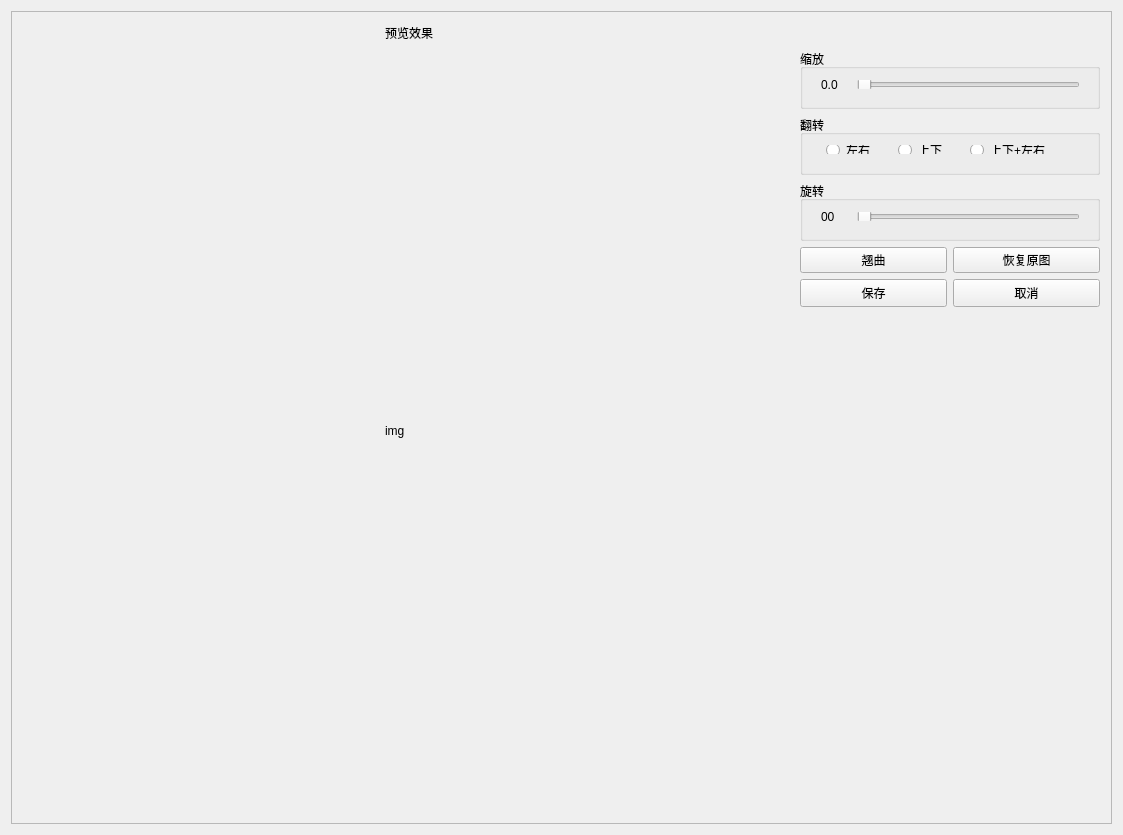
<?xml version="1.0" encoding="UTF-8"?>
<ui version="4.0">
 <class>Image_Transformationclass</class>
 <widget class="QWidget" name="Image_Transformationclass">
  <property name="geometry">
   <rect>
    <x>0</x>
    <y>0</y>
    <width>1123</width>
    <height>835</height>
   </rect>
  </property>
  <property name="windowTitle">
   <string>Image_Transformationclass</string>
  </property>
  <layout class="QGridLayout" name="gridLayout">
   <item row="0" column="0">
    <widget class="QScrollArea" name="scrollArea">
     <property name="widgetResizable">
      <bool>true</bool>
     </property>
     <widget class="QWidget" name="scrollAreaWidgetContents">
      <property name="geometry">
       <rect>
        <x>0</x>
        <y>0</y>
        <width>1099</width>
        <height>811</height>
       </rect>
      </property>
      <layout class="QGridLayout" name="gridLayout_2">
       <item row="0" column="1">
        <widget class="QLabel" name="label_2">
         <property name="text">
          <string>预览效果</string>
         </property>
        </widget>
       </item>
       <item row="0" column="0">
        <spacer name="horizontalSpacer_2">
         <property name="orientation">
          <enum>Qt::Horizontal</enum>
         </property>
         <property name="sizeHint" stdset="0">
          <size>
           <width>40</width>
           <height>20</height>
          </size>
         </property>
        </spacer>
       </item>
       <item row="4" column="3">
        <widget class="QGroupBox" name="groupBox_2">
         <property name="minimumSize">
          <size>
           <width>0</width>
           <height>60</height>
          </size>
         </property>
         <property name="title">
          <string>翻转</string>
         </property>
         <widget class="QWidget" name="horizontalLayoutWidget_2">
          <property name="geometry">
           <rect>
            <x>9</x>
            <y>19</y>
            <width>281</width>
            <height>31</height>
           </rect>
          </property>
          <layout class="QHBoxLayout" name="horizontalLayout_3">
           <item>
            <widget class="QRadioButton" name="radioButton">
             <property name="maximumSize">
              <size>
               <width>60</width>
               <height>16777215</height>
              </size>
             </property>
             <property name="text">
              <string>左右</string>
             </property>
            </widget>
           </item>
           <item>
            <widget class="QRadioButton" name="radioButton_2">
             <property name="maximumSize">
              <size>
               <width>60</width>
               <height>16777215</height>
              </size>
             </property>
             <property name="text">
              <string>上下</string>
             </property>
            </widget>
           </item>
           <item>
            <widget class="QRadioButton" name="radioButton_3">
             <property name="maximumSize">
              <size>
               <width>100</width>
               <height>16777215</height>
              </size>
             </property>
             <property name="text">
              <string>上下+左右</string>
             </property>
            </widget>
           </item>
          </layout>
         </widget>
        </widget>
       </item>
       <item row="5" column="3">
        <widget class="QGroupBox" name="groupBox_3">
         <property name="minimumSize">
          <size>
           <width>0</width>
           <height>60</height>
          </size>
         </property>
         <property name="maximumSize">
          <size>
           <width>16777215</width>
           <height>16777215</height>
          </size>
         </property>
         <property name="title">
          <string>旋转</string>
         </property>
         <widget class="QWidget" name="horizontalLayoutWidget_3">
          <property name="geometry">
           <rect>
            <x>10</x>
            <y>20</y>
            <width>281</width>
            <height>31</height>
           </rect>
          </property>
          <layout class="QHBoxLayout" name="horizontalLayout_4">
           <item>
            <widget class="QLabel" name="label_4">
             <property name="minimumSize">
              <size>
               <width>30</width>
               <height>0</height>
              </size>
             </property>
             <property name="text">
              <string>00</string>
             </property>
            </widget>
           </item>
           <item>
            <widget class="QSlider" name="horizontalSlider_2">
             <property name="maximum">
              <number>360</number>
             </property>
             <property name="orientation">
              <enum>Qt::Horizontal</enum>
             </property>
            </widget>
           </item>
          </layout>
         </widget>
        </widget>
       </item>
       <item row="6" column="3">
        <layout class="QHBoxLayout" name="horizontalLayout_5">
         <item>
          <widget class="QPushButton" name="pushButton_3">
           <property name="text">
            <string>翘曲</string>
           </property>
          </widget>
         </item>
         <item>
          <widget class="QPushButton" name="pushButton_4">
           <property name="text">
            <string>恢复原图</string>
           </property>
          </widget>
         </item>
        </layout>
       </item>
       <item row="0" column="2">
        <spacer name="horizontalSpacer">
         <property name="orientation">
          <enum>Qt::Horizontal</enum>
         </property>
         <property name="sizeHint" stdset="0">
          <size>
           <width>40</width>
           <height>20</height>
          </size>
         </property>
        </spacer>
       </item>
       <item row="7" column="3">
        <layout class="QHBoxLayout" name="horizontalLayout_2">
         <item>
          <widget class="QPushButton" name="pushButton">
           <property name="minimumSize">
            <size>
             <width>75</width>
             <height>28</height>
            </size>
           </property>
           <property name="text">
            <string>保存</string>
           </property>
          </widget>
         </item>
         <item>
          <widget class="QPushButton" name="pushButton_2">
           <property name="minimumSize">
            <size>
             <width>75</width>
             <height>28</height>
            </size>
           </property>
           <property name="text">
            <string>取消</string>
           </property>
          </widget>
         </item>
        </layout>
       </item>
       <item row="3" column="3">
        <widget class="QGroupBox" name="groupBox">
         <property name="minimumSize">
          <size>
           <width>300</width>
           <height>60</height>
          </size>
         </property>
         <property name="title">
          <string>缩放</string>
         </property>
         <widget class="QWidget" name="horizontalLayoutWidget">
          <property name="geometry">
           <rect>
            <x>10</x>
            <y>20</y>
            <width>281</width>
            <height>31</height>
           </rect>
          </property>
          <layout class="QHBoxLayout" name="horizontalLayout">
           <item>
            <widget class="QLabel" name="label_3">
             <property name="minimumSize">
              <size>
               <width>30</width>
               <height>0</height>
              </size>
             </property>
             <property name="text">
              <string>0.0</string>
             </property>
            </widget>
           </item>
           <item>
            <widget class="QSlider" name="horizontalSlider">
             <property name="minimum">
              <number>0</number>
             </property>
             <property name="maximum">
              <number>20</number>
             </property>
             <property name="orientation">
              <enum>Qt::Horizontal</enum>
             </property>
            </widget>
           </item>
          </layout>
         </widget>
        </widget>
       </item>
       <item row="8" column="3">
        <spacer name="verticalSpacer_2">
         <property name="orientation">
          <enum>Qt::Vertical</enum>
         </property>
         <property name="sizeHint" stdset="0">
          <size>
           <width>20</width>
           <height>40</height>
          </size>
         </property>
        </spacer>
       </item>
       <item row="3" column="1" rowspan="6">
        <widget class="QLabel" name="label">
         <property name="text">
          <string>img</string>
         </property>
        </widget>
       </item>
      </layout>
     </widget>
    </widget>
   </item>
  </layout>
 </widget>
 <layoutdefault spacing="6" margin="11"/>
 <resources/>
 <connections>
  <connection>
   <sender>horizontalSlider</sender>
   <signal>valueChanged(int)</signal>
   <receiver>Image_Transformationclass</receiver>
   <slot>on_horizontalSlider_valueChanged(int)</slot>
   <hints>
    <hint type="sourcelabel">
     <x>964</x>
     <y>81</y>
    </hint>
    <hint type="destinationlabel">
     <x>1118</x>
     <y>97</y>
    </hint>
   </hints>
  </connection>
  <connection>
   <sender>horizontalSlider_2</sender>
   <signal>valueChanged(int)</signal>
   <receiver>Image_Transformationclass</receiver>
   <slot>on_horizontalSlider_2_valueChanged(int)</slot>
   <hints>
    <hint type="sourcelabel">
     <x>1018</x>
     <y>223</y>
    </hint>
    <hint type="destinationlabel">
     <x>1118</x>
     <y>232</y>
    </hint>
   </hints>
  </connection>
  <connection>
   <sender>pushButton_3</sender>
   <signal>clicked()</signal>
   <receiver>Image_Transformationclass</receiver>
   <slot>on_BtnpushButton_3_clicked()</slot>
   <hints>
    <hint type="sourcelabel">
     <x>869</x>
     <y>262</y>
    </hint>
    <hint type="destinationlabel">
     <x>1117</x>
     <y>286</y>
    </hint>
   </hints>
  </connection>
  <connection>
   <sender>pushButton_4</sender>
   <signal>clicked()</signal>
   <receiver>Image_Transformationclass</receiver>
   <slot>on_BtnpushButton_4_clicked()</slot>
   <hints>
    <hint type="sourcelabel">
     <x>1028</x>
     <y>257</y>
    </hint>
    <hint type="destinationlabel">
     <x>1120</x>
     <y>264</y>
    </hint>
   </hints>
  </connection>
  <connection>
   <sender>radioButton</sender>
   <signal>clicked()</signal>
   <receiver>Image_Transformationclass</receiver>
   <slot>on_radioBtn_clicked()</slot>
   <hints>
    <hint type="sourcelabel">
     <x>839</x>
     <y>149</y>
    </hint>
    <hint type="destinationlabel">
     <x>1119</x>
     <y>169</y>
    </hint>
   </hints>
  </connection>
  <connection>
   <sender>radioButton_2</sender>
   <signal>clicked()</signal>
   <receiver>Image_Transformationclass</receiver>
   <slot>on_radioBtn_2_clicked()</slot>
   <hints>
    <hint type="sourcelabel">
     <x>911</x>
     <y>149</y>
    </hint>
    <hint type="destinationlabel">
     <x>1118</x>
     <y>152</y>
    </hint>
   </hints>
  </connection>
  <connection>
   <sender>radioButton_3</sender>
   <signal>clicked()</signal>
   <receiver>Image_Transformationclass</receiver>
   <slot>on_radioBtn_3_clicked()</slot>
   <hints>
    <hint type="sourcelabel">
     <x>995</x>
     <y>150</y>
    </hint>
    <hint type="destinationlabel">
     <x>1119</x>
     <y>134</y>
    </hint>
   </hints>
  </connection>
 </connections>
 <slots>
  <slot>on_horizontalSlider_valueChanged(int)</slot>
  <slot>on_horizontalSlider_2_valueChanged(int)</slot>
  <slot>on_BtnpushButton_3_clicked()</slot>
  <slot>on_BtnpushButton_4_clicked()</slot>
  <slot>on_radioBtn_clicked()</slot>
  <slot>on_radioBtn_2_clicked()</slot>
  <slot>on_radioBtn_3_clicked()</slot>
 </slots>
</ui>
